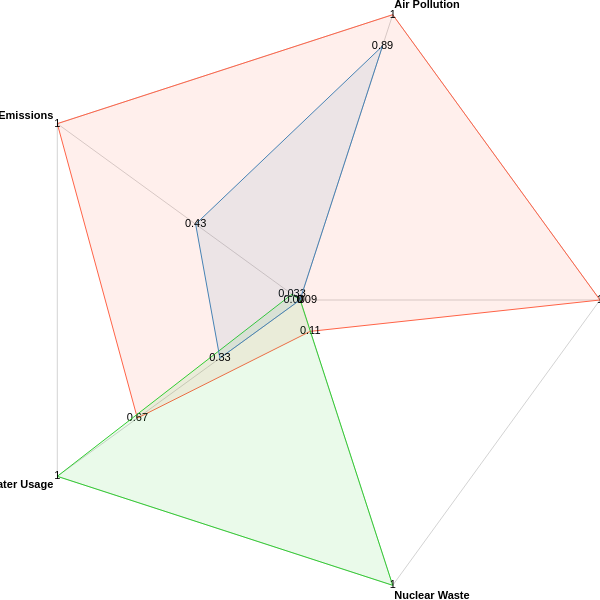

This figure's Vega-Lite source:
### Vega specification from a JSON file in a GitHub repository (floating-point values rounded to 4 significant figures)
{"$schema": "https://vega.github.io/schema/vega/v5.json", "description": "A radar chart example, showing multiple dimensions in a radial layout.", "width": 600, "height": 600, "padding": 525, "autosize": {"type": "none", "contains": "padding"}, "signals": [{"name": "radius", "update": "width / 2"}], "data": [{"name": "table", "values": [{"key": "Greenhouse Gas Emissions", "value": 1, "category": "Coal"}, {"key": "Air Pollution", "value": 1, "category": "Coal"}, {"key": "Waste", "value": 1, "category": "Coal"}, {"key": "Nuclear Waste", "value": 0.11, "category": "Coal"}, {"key": "Water Usage", "value": 0.67, "category": "Coal"}, {"key": "Greenhouse Gas Emissions", "value": 0.033, "category": "Nuclear"}, {"key": "Air Pollution", "value": 0, "category": "Nuclear"}, {"key": "Waste", "value": 0.0009, "category": "Nuclear"}, {"key": "Nuclear Waste", "value": 1, "category": "Nuclear"}, {"key": "Water Usage", "value": 1, "category": "Nuclear"}, {"key": "Greenhouse Gas Emissions", "value": 0.43, "category": "Natural Gas"}, {"key": "Air Pollution", "value": 0.89, "category": "Natural Gas"}, {"key": "Waste", "value": 0, "category": "Natural Gas"}, {"key": "Nuclear Waste", "value": 0, "category": "Natural Gas"}, {"key": "Water Usage", "value": 0.33, "category": "Natural Gas"}]}, {"name": "keys", "source": "table", "transform": [{"type": "aggregate", "groupby": ["key"]}]}], "scales": [{"name": "angular", "type": "point", "range": {"signal": "[-PI, PI]"}, "padding": 0.5, "domain": {"data": "table", "field": "key"}}, {"name": "radial", "type": "linear", "range": {"signal": "[0, radius]"}, "zero": true, "nice": false, "domain": {"data": "table", "field": "value"}, "domainMin": 0}, {"name": "color", "type": "ordinal", "domain": {"data": "table", "field": "category"}, "range": ["#ff6347", "#32cd32", "#4682b4"]}], "legends": [{"fill": "color", "title": "Energy Source", "orient": "right", "padding": 10, "legendX": 300, "legendY": 350}], "encode": {"enter": {"x": {"signal": "radius"}, "y": {"signal": "radius"}}}, "marks": [{"type": "group", "name": "categories", "zindex": 1, "from": {"facet": {"data": "table", "name": "facet", "groupby": ["category"]}}, "marks": [{"type": "line", "name": "category-line", "from": {"data": "facet"}, "encode": {"enter": {"interpolate": {"value": "linear-closed"}, "x": {"signal": "scale('radial', datum.value) * cos(scale('angular', datum.key))"}, "y": {"signal": "scale('radial', datum.value) * sin(scale('angular', datum.key))"}, "stroke": {"scale": "color", "field": "category"}, "strokeWidth": {"value": 1}, "fill": {"scale": "color", "field": "category"}, "fillOpacity": {"value": 0.1}}}}, {"type": "text", "name": "value-text", "from": {"data": "category-line"}, "encode": {"enter": {"x": {"signal": "datum.x"}, "y": {"signal": "datum.y"}, "text": {"signal": "datum.datum.value"}, "align": {"value": "center"}, "baseline": {"value": "middle"}, "fill": {"value": "black"}}}}]}, {"type": "rule", "name": "radial-grid", "from": {"data": "keys"}, "zindex": 0, "encode": {"enter": {"x": {"value": 0}, "y": {"value": 0}, "x2": {"signal": "radius * cos(scale('angular', datum.key))"}, "y2": {"signal": "radius * sin(scale('angular', datum.key))"}, "stroke": {"value": "lightgray"}, "strokeWidth": {"value": 1}}}}, {"type": "text", "name": "key-label", "from": {"data": "keys"}, "zindex": 1, "encode": {"enter": {"x": {"signal": "(radius + 5) * cos(scale('angular', datum.key))"}, "y": {"signal": "(radius + 5) * sin(scale('angular', datum.key))"}, "text": {"field": "key"}, "align": [{"test": "abs(scale('angular', datum.key)) > PI / 2", "value": "right"}, {"value": "left"}], "baseline": [{"test": "scale('angular', datum.key) > 0", "value": "top"}, {"test": "scale('angular', datum.key) == 0", "value": "middle"}, {"value": "bottom"}], "fill": {"value": "black"}, "fontWeight": {"value": "bold"}}}}, {"type": "line", "name": "outer-line", "from": {"data": "radial-grid"}, "encode": {"enter": {"interpolate": {"value": "linear-closed"}, "x": {"field": "x2"}, "y": {"field": "y2"}, "stroke": {"value": "lightgray"}, "strokeWidth": {"value": 1}}}}], "config": {}}
